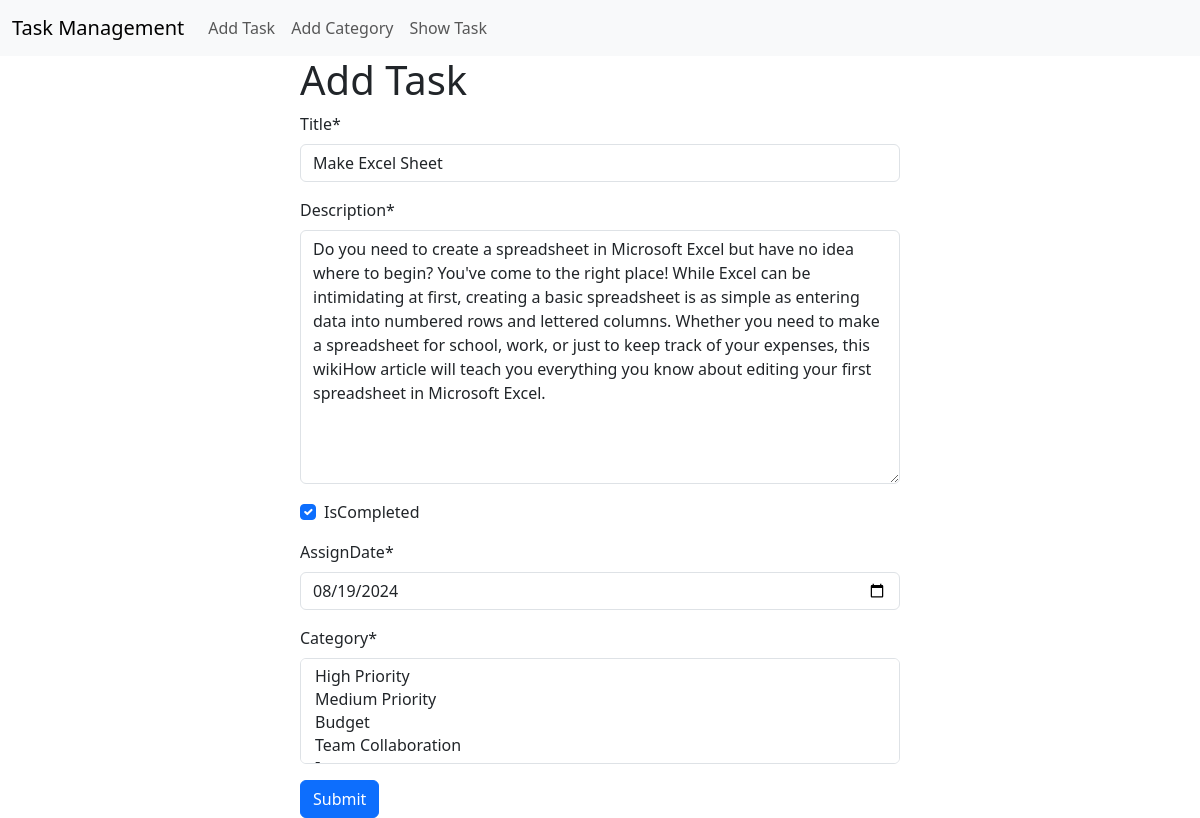
Screenshot of /task/edit/1 with the database file from the repository.
### task/models.py (models this page shows, shortened)
class Task(models.Model):
    title=models.CharField(max_length=150)
    description=models.TextField()
    isCompleted=models.BooleanField(default=False)
    assignDate=models.DateField()
    category=models.ManyToManyField('category.Category')

### task/views.py (the view)
# urls.py: path('edit/<int:id>',views.edit_task, name='edit_task'),
def edit_task(request,id):
    task=models.Task.objects.get(pk=id)
    task_form=forms.TaskForm(instance=task)
    if request.method=='POST':
        task_form=forms.TaskForm(request.POST,instance=task)
        if task_form.is_valid():
            task_form.save()
            return redirect('show_task')
    return render(request,'add_task.html',{'form':task_form})

### task/forms.py
class TaskForm(forms.ModelForm):
    class Meta:
        model=Task
        fields='__all__'
        widgets={
            'assignDate':forms.DateInput(attrs={'type':'date'})
        }

### category/models.py (called while the page is built)
    def __str__(self):
        return self.name

### task/templates/add_task.html (shortened to what this page needs)
{%extends 'base.html'%}
{%load crispy_forms_tags%}
{%block content%}
<form style='width:50%; margin:auto;' method='post'>
    <h1>Add Task</h1>
    {{form |crispy}}
    <button class='btn btn-primary'>Submit</button>
</form>
{%endblock%}

### rows the page displays
Task: title "Make Excel Sheet", description "Do you need to create a spreadsheet in Microsoft Excel but have no idea where to begin? You've come to the right place! While Excel can be intimidating at first, creating a basic spreadsheet is as simple as entering data into numbered rows and lettered columns. Whether you need to make a spreadsheet for school, work, or just to keep track of your expenses, this wikiHow article will teach you everything you know about editing your first spreadsheet in Microsoft Excel.", isCompleted "☑", assignDate "08/19/2024"
